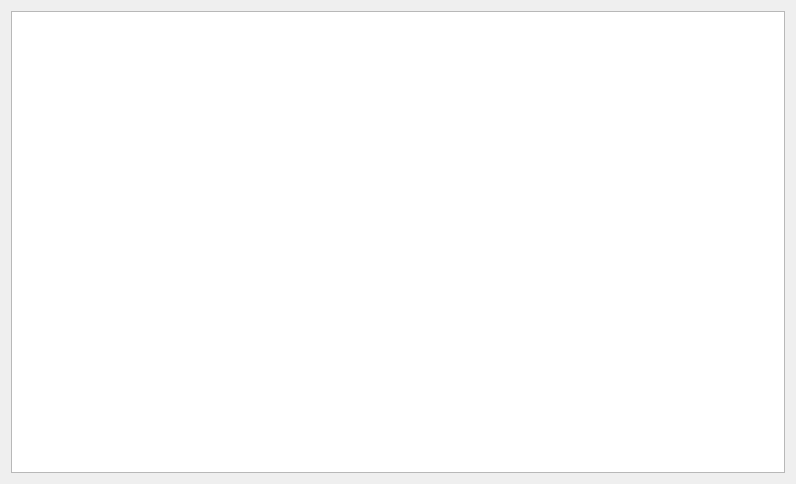
<?xml version="1.0" encoding="UTF-8"?>
<ui version="4.0">
 <class>MainWindow</class>
 <widget class="QMainWindow" name="MainWindow">
  <property name="geometry">
   <rect>
    <x>0</x>
    <y>0</y>
    <width>796</width>
    <height>484</height>
   </rect>
  </property>
  <property name="windowTitle">
   <string>ChatServer</string>
  </property>
  <widget class="QWidget" name="centralWidget">
   <layout class="QGridLayout" name="gridLayout">
    <item row="0" column="0" colspan="2">
     <widget class="QTextBrowser" name="textinfo"/>
    </item>
   </layout>
  </widget>
 </widget>
 <layoutdefault spacing="6" margin="11"/>
 <resources/>
 <connections/>
</ui>
